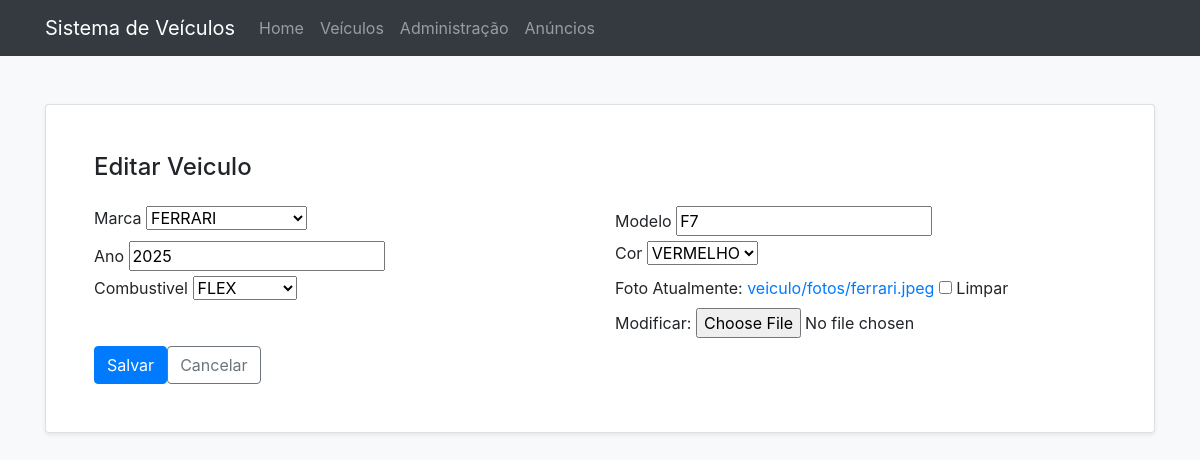
The page /veiculo/editar/1/ (signed in) on the database as committed earlier.
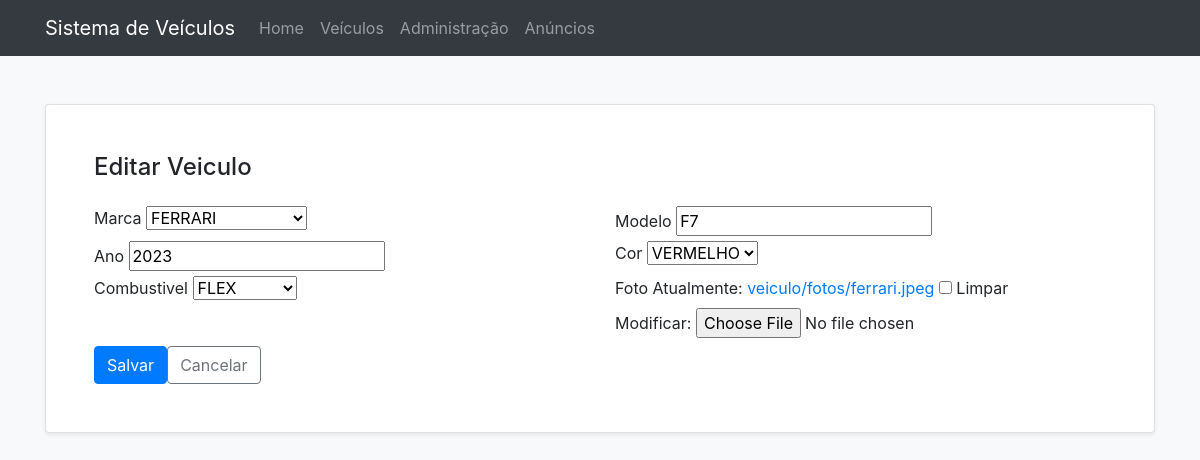
The same page on the database as committed later.
### veiculo/models.py (models this page shows, shortened)
class Veiculo(models.Model):
    marca = models.SmallIntegerField(choices=OPCOES_MARCAS)
    modelo = models.CharField(max_length=100)
    ano = models.IntegerField()
    cor = models.SmallIntegerField(choices=OPCOES_CORES)
    combustivel = models.SmallIntegerField(choices=OPCOES_COMBUSTIVEIS)
    foto = models.ImageField(blank=True, null=True, upload_to='veiculo/fotos')

### veiculo/views.py (the view)
# urls.py: path('editar/<int:pk>/', EditarVeiculos.as_view(), name="editar-veiculo"),
class EditarVeiculos(LoginRequiredMixin, UpdateView):
    model = Veiculo
    form_class = FormularioVeiculo
    template_name = 'editar.html'
    success_url = reverse_lazy('listar-veiculos')

### veiculo/forms.py
class FormularioVeiculo(ModelForm):
    class Meta:
        model = Veiculo
        exclude = []

### templates/editar.html (shortened to what this page needs)
{% extends "base.html" %}
{% block conteudo %}
<div class="card shadow-sm">
    <div class="card-body p-4 p-lg-5">
        <h1 class="h4 mb-4">Editar Veiculo</h1>
        <form action="{% url 'editar-veiculo' veiculo.pk %}" method="post" enctype="multipart/form-data" class="row g-3">
            <div class="col-12 col-md-6">
                <label for="id_marca" class="form-label">Marca</label>
                {{ form.marca }}
            </div>
            <div class="col-12 col-md-6">
                <label for="id_modelo" class="form-label">Modelo</label>
                {{ form.modelo }}
            </div>
            <div class="col-12 col-md-6">
                <label for="id_ano" class="form-label">Ano</label>
                {{ form.ano }}
            </div>
            <div class="col-12 col-md-6">
                <label for="id_cor" class="form-label">Cor</label>
                {{ form.cor }}
            </div>
            <div class="col-12 col-md-6">
                <label for="id_combustivel" class="form-label">Combustivel</label>
                {{ form.combustivel }}
            </div>
            <div class="col-12 col-md-6">
                <label for="id_foto" class="form-label">Foto</label>
                {{ form.foto }}
            </div>
            <div class="col-12 d-flex gap-2 mt-2">
                <button type="submit" class="btn btn-primary">Salvar</button>
                <a href="{% url 'listar-veiculos' %}" class="btn btn-outline-secondary">Cancelar</a>
            </div>
        </form>
    </div>
</div>
{% endblock %}

Rows that differ between the two databases and show on the page:
changed Veiculo "FERRARI": ano "2025" → "2023"
